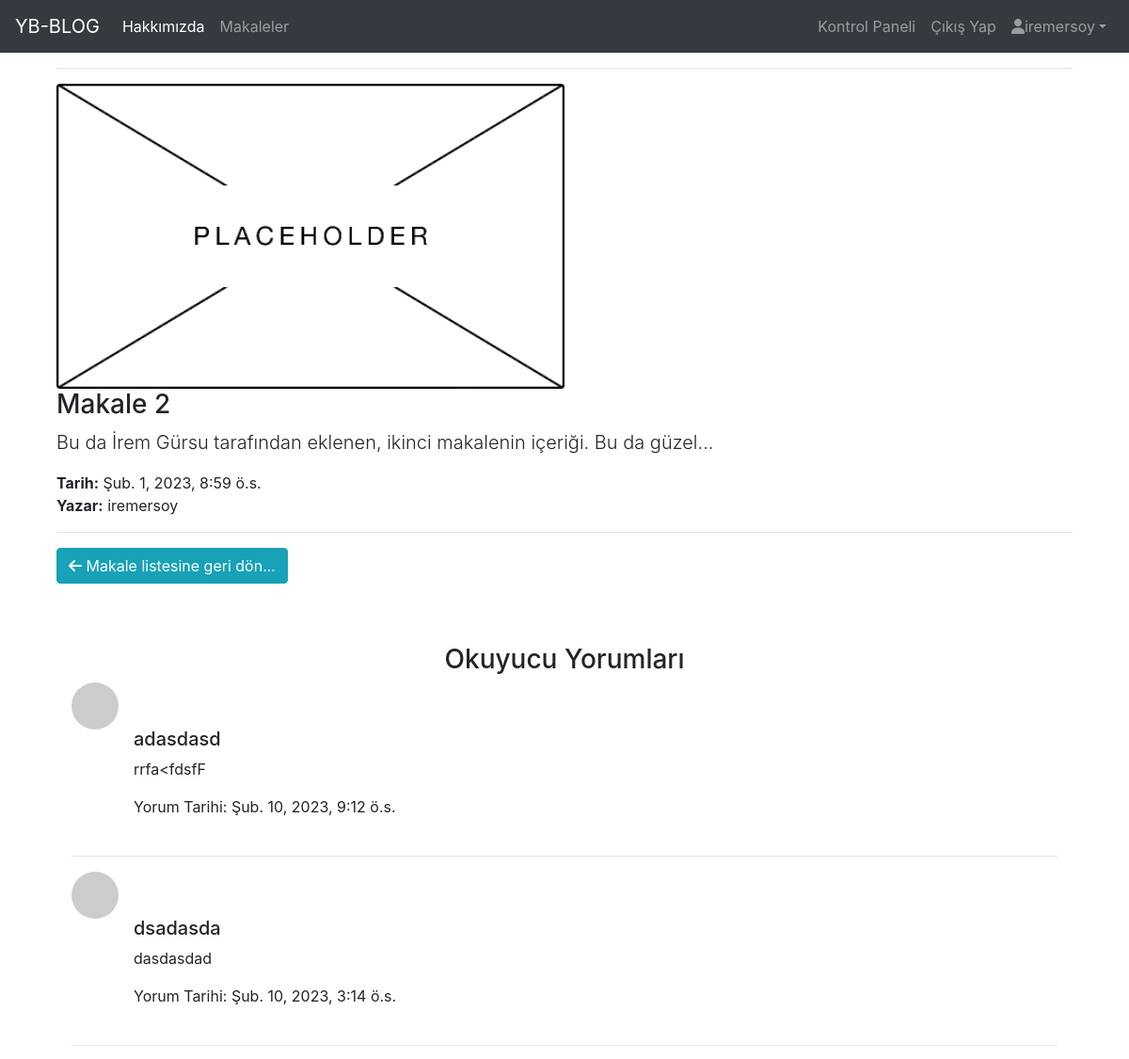
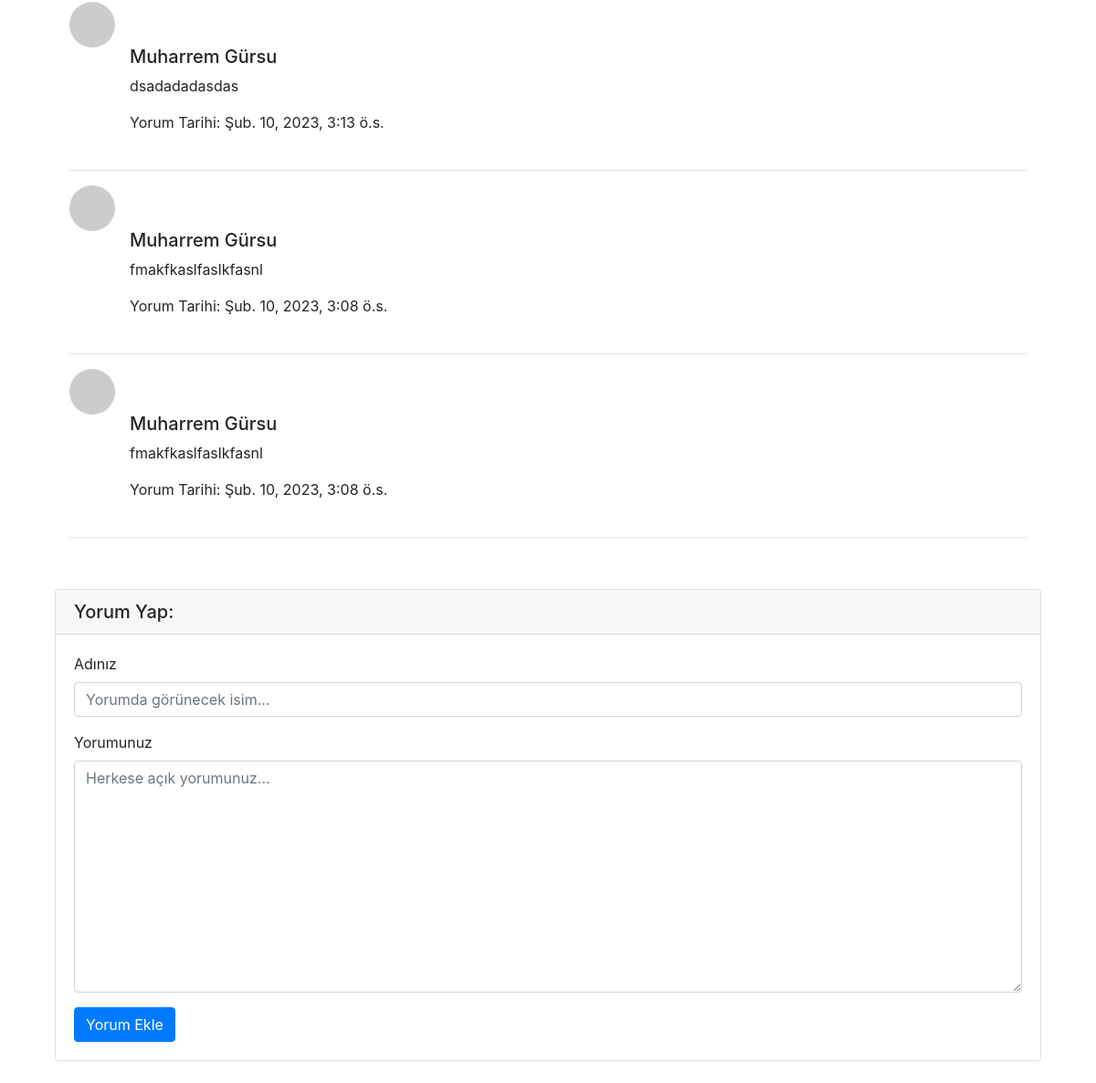
Screenshot of /articles/detail/2 (signed in) with the database file from the repository (2 pictures, top to bottom).
### article/models.py (models this page shows, shortened)
class Article(models.Model):
    author = models.ForeignKey('auth.User', on_delete=models.CASCADE, verbose_name='Yazar') # Django içindeki hazır user sınıfını kullandık
    title = models.CharField(max_length=50, verbose_name='Başlık')
    content = RichTextField()
    created_date = models.DateTimeField(auto_now_add=True, verbose_name='Oluşturulma Tarihi')
    article_image = models.FileField(blank=True, null=True, verbose_name='Görsel Ekle') # makalede görsel olmak zorunda değilse, blank ve null argümanlarını True yap
    class Meta:
        ordering = ['created_date']

class Comment(models.Model):
    article = models.ForeignKey(Article, on_delete=models.CASCADE, verbose_name='Makale', related_name='comments')
    comment_author = models.CharField(max_length=50, verbose_name='İsim')
    comment_content = models.CharField(max_length=250, verbose_name='Yorum')
    comment_date = models.DateTimeField(auto_now=True, verbose_name='Oluşturulma Tarihi')
    class Meta:
        ordering = ['-comment_date']

### article/views.py (the view)
# urls.py: path('detail/<int:id>', views.detail, name='detail'),
def detail(request, id):
    """Article modelinden id'ye göre nesne çekiyor, bulamazsa da 404 sayfası gödneriyor."""
    article = get_object_or_404(Article, id=id)
    comments = article.comments.all()
    return render(request,'detail.html', {"article": article, 'comments':comments})

### templates/detail.html (shortened to what this page needs)
{% extends 'layout.html' %}
{% block body %}
<div class="container">
    <hr>
    {% if article.article_image %}
    <img src="{{ article.article_image.url }}" alt="" class="img-fluid rounded w-50">
    {% else %}
    <img src="/media/image_placeholder.png" alt="" class="img-fluid rounded w-50">
    {% endif %}
    <h3>{{ article.title }}</h3>
    <p class="lead">{{ article.content|safe}}</p>
    <strong>Tarih:</strong> {{ article.created_date}}
    <br>
    <strong>Yazar:</strong> {{ article.author}}
    <hr>
    <a class="btn btn-info" href="/articles/">
        <i class="fa-sharp fa-solid fa-arrow-left"></i> Makale listesine geri dön...
    </a>
    <br>
    <br>
    <br>
    <div class="p-3">
        {% if comments %}
        <h3 class="text-center">Okuyucu Yorumları</h3>
            {% for comment in comments %}
                    <div class="media mb-4">
                        <img src="https://via.placeholder.com/50x50" alt="" class="d-flex mr-3 rounded-circle">
                        <div class="media-body">
                            <h5 class="mt-5">{{ comment.comment_author }}</h5>
                            <p>{{ comment.comment_content}}</p>
                            <p>Yorum Tarihi: {{ comment.comment_date }} </p>
                        </div>
                    </div>
                    <hr>
            {% endfor %}
        {% else %}
        <div class="alert alert-warning">Yorum yok...</div>
        {% endif %}
    </div>
    <div class="card my-4">
        <h5 class="card-header">Yorum Yap:</h5>
        <div class="card-body">
            <form action="/articles/comment/{{ article.id }}" method="POST">
                <div class="form-group">
                    <label for="comment_name">Adınız</label>
                    <input type="text" class="form-control" name="comment_author" id="comment_name" placeholder="Yorumda görünecek isim...">
                  </div>
                  <div class="form-group">
                    <label for="yorum">Yorumunuz</label>
                    <textarea class="form-control" name="comment_content" id="yorum" cols="30" rows="10" placeholder="Herkese açık yorumunuz..."></textarea>
                  </div>
                <button class="btn btn-primary" type="submit">Yorum Ekle</button>
            </form>
        </div>
    </div>
</div>
{% endblock %}

### templates/includes/navbar.html (shortened to what this page needs)
<nav class="navbar navbar-expand-lg navbar-dark bg-dark">
    <a class="navbar-brand" href="{% url 'index' %}">YB-BLOG</a>
    <div class="collapse navbar-collapse">
      <ul class="navbar-nav mr-auto">
        <li class="nav-item active">
          <a class="nav-link" href="{% url 'about' %}">Hakkımızda</a>
        </li>
        <li class="nav-item">
          <a class="nav-link" href="/articles/">Makaleler</a>
        </li>
      </ul>
      <ul class="navbar-nav ms-auto">
        {% if request.user.is_authenticated %}
        <li class="nav-item">
          <a href="/articles/dashboard" class="nav-link">Kontrol Paneli</a>
        </li>
        <li class="nav-item">
          <a href="{% url 'user:logout' %}" class="nav-link">Çıkış Yap</a>
        </li>
        <li class="nav-item dropdown">
          <a class="nav-link dropdown-toggle" href="/admin/"><i class="fa-solid fa-user"></i>{{user}}</a>
        </li>
        {% endif %}
      </ul>
    </div>
  </nav>

### rows the page displays
Article: title "Makale 2", content "Bu da İrem Gürsu tarafından eklenen, ikinci makalenin içeriği. Bu da güzel...", created_date "Şub. 1, 2023, 8:59 ö.s.", author "iremersoy"
Comment: comment_author "adasdasd", comment_content "rrfa<fdsfF", comment_date "Şub. 10, 2023, 9:12 ö.s."
Comment: comment_author "dsadasda", comment_content "dasdasdad", comment_date "Şub. 10, 2023, 3:14 ö.s."
Comment: comment_author "Muharrem Gürsu", comment_content "dsadadadasdas", comment_date "Şub. 10, 2023, 3:13 ö.s."
Comment: comment_author "Muharrem Gürsu", comment_content "fmakfkaslfaslkfasnl", comment_date "Şub. 10, 2023, 3:08 ö.s."
Comment: comment_author "Muharrem Gürsu", comment_content "fmakfkaslfaslkfasnl", comment_date "Şub. 10, 2023, 3:08 ö.s."

### other values shown
{{ user }} "iremersoy"
